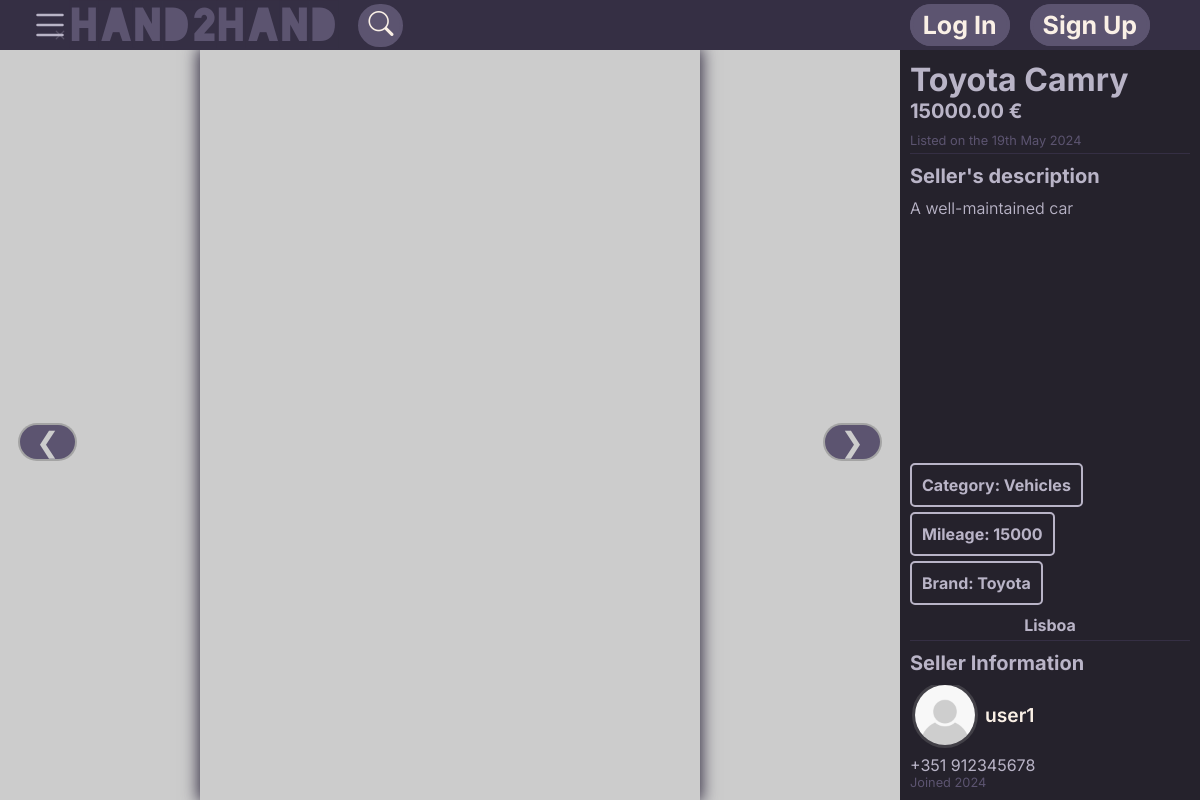
The app's page /pages/item.php?id=1 with its own data.
### tables this page shows
CREATE TABLE Images (
    image_id INTEGER PRIMARY KEY,
    item_id INTEGER NOT NULL,
    image_url TEXT,
    FOREIGN KEY (item_id) REFERENCES Items(item_id) ON DELETE CASCADE
);

CREATE TABLE Items (
    item_id INTEGER PRIMARY KEY,
    seller_id INTEGER NOT NULL,
    category_id INTEGER NOT NULL,
    title TEXT NOT NULL,
    description TEXT,
    price REAL,
    condition TEXT,
    currency TEXT DEFAULT 'EUR',
    cellphone TEXT,
    location TEXT,
    publish_date DATETIME DEFAULT CURRENT_TIMESTAMP,
    FOREIGN KEY (seller_id) REFERENCES Users(user_id) ON DELETE CASCADE,
    FOREIGN KEY (category_id) REFERENCES Categories(category_id) ON DELETE CASCADE
);

CREATE TABLE Categories (
    category_id INTEGER PRIMARY KEY,
    name TEXT NOT NULL UNIQUE
);

CREATE TABLE Attributes (
    attribute_id INTEGER PRIMARY KEY,
    category_id INTEGER NOT NULL,
    name TEXT NOT NULL,
    data_type TEXT NOT NULL,
    FOREIGN KEY (category_id) REFERENCES Categories(category_id) ON DELETE CASCADE
);

CREATE TABLE Users (
    user_id INTEGER PRIMARY KEY,
    username TEXT NOT NULL UNIQUE,
    email TEXT NOT NULL UNIQUE,
    admin INTEGER DEFAULT 0,
    join_date DATETIME DEFAULT CURRENT_TIMESTAMP,
    pfp_url TEXT DEFAULT '../images/userdefault.jpg',
    password TEXT NOT NULL
);

### php/data_fetch.php (called while the page is built, shortened)
<?php
function fetchAllImages(PDO $db, $item_id) {
    $stmt = $db->prepare("SELECT image_url FROM Images WHERE item_id = :item_id");
    $stmt->bindParam(':item_id', $item_id);
    $stmt->execute();
    $images = $stmt->fetchAll();
    return $images;
}
function fetchItem(PDO $db, $item_id) {
    $stmt = $db->prepare("SELECT * FROM Items WHERE item_id = :id");
    $stmt->bindParam(":id",$item_id);
    $stmt->execute();
    $item = $stmt->fetch();
    return $item;
}
function fetchSeller(PDO $db, $seller_id) {
    $stmt = $db->prepare("SELECT * FROM Users WHERE user_id = :id");
    $stmt->bindParam(":id",$seller_id);
    $stmt->execute();
    $seller = $stmt->fetch();
    return $seller;
}
function fetchPFP(PDO $db, $user_id) {
    $stmt = $db->prepare("SELECT pfp_url FROM Users WHERE user_id = :id");
    $stmt->bindParam(":id",$user_id);
    $stmt->execute();
    $pfp_url = $stmt->fetchColumn();
    return $pfp_url;
}
function formatPrice($price,$currency) {
    $price = number_format($price,2,".","");
    switch ($currency) {
        case 'EUR':
            $formattedPrice = $price . ' €';
            break;
    }
    return $formattedPrice;
}
function fetchAttributes(PDO $db, $item_id) {
    $itemAttributes = [];
    $stmt = $db->prepare('SELECT i.item_id as id,ia.attribute_id as attribute,ia.value as value FROM Items i Join ItemAttributes ia ON i.item_id = ia.item_id WHERE i.item_id = :item_id');
    $stmt->bindParam(':item_id', $item_id);
    $stmt->execute();
    $results = $stmt->fetchAll();
    foreach ($results as $row) {
        $itemAttributes[$row['attribute']] = $row['value'];
    }
    return $itemAttributes;
}
function getAttributeName(PDO $db, $attribute_id) {
    $stmt = $db->prepare('SELECT name FROM Attributes WHERE attribute_id = :attribute_id');
    $stmt->bindParam(':attribute_id', $attribute_id);
    $stmt->execute();
    $name = $stmt->fetch();
    return $name['name'];
}
function getCategoryName(PDO $db, $category_id) {
    $stmt = $db->prepare('SELECT name FROM Categories WHERE category_id = :category_id');
    $stmt->bindParam(':category_id', $category_id);
    $stmt->execute();
    $name = $stmt->fetch();
    return $name['name'];
}
?>

### pages/item.php (the view, shortened to what this page needs)
<?php
$db = new PDO("sqlite:../database.db");
require_once(__DIR__ . '/../php/navbar.tpl.php');
require_once(__DIR__ . '/../php/data_fetch.php');
$item = fetchItem($db, $_GET['id']);
$seller = fetchSeller($db, $item['seller_id']);
$images = fetchAllImages($db, $item['item_id']);
$timestamp = strtotime($item['publish_date']);
$formattedPrice = formatPrice($item['price'], $item['currency']);
?>
<!DOCTYPE html>
<html lang="en">
<head>
    <link rel="stylesheet" href="../css/item-style.css">
    <link rel="stylesheet" href="../css/navbar-style.css">
    <link rel="stylesheet" href="https://cdn.jsdelivr.net/npm/bootstrap-icons@1.3.0/font/bootstrap-icons.css">
</head>
<body>
<main>
    <div id="container1">
        <div id="img-slider">
            <?php
            foreach ($images as $image) {
                echo "<div class='img-container'>
                        <img class='background' src='" . htmlspecialchars($image['image_url']) . "'>
                        <img class='slide' src=" . htmlspecialchars($image['image_url']) . ">
                    </div>";
            };
            ?>
            <a class="prev-button" onclick="moveSlides(-1)">&#10094;</a>
            <a class="next-button" onclick="moveSlides(1)">&#10095;</a>
        </div>
    </div>
    <div id="container2">
        <div id="ad-header">
            <div class="title-box">
                <h1 class="title"><?php echo htmlspecialchars($item['title']); ?></h1>
            </div>
            <h2><?php echo htmlspecialchars($formattedPrice); ?></h2>
            <p class="small-text">Listed on the <?php echo date('jS M Y', htmlspecialchars($timestamp)); ?></p>
        </div>
        <div id="description-box">
            <h2>Seller's description</h2>
            <div id="description-scroll">
                <p class="description"><?php echo htmlspecialchars($item['description']); ?></p>
                <div class="attributes">
                <?php
                $attributes = fetchAttributes($db, $item['item_id']);
                $category = getCategoryName($db, $item['category_id']);
                ?>
                <p class="attribute">Category: <?=$category?></p>
                <?php foreach ($attributes as $id => $value) { ?>
                    <p class="attribute"><?=getAttributeName($db,$id)?>: <?=$value?></p>
                <?php } ?>
                </div>
            </div>
            <p class="location"><?php echo htmlspecialchars($item['location']); ?></p>
        </div>
        <div id="seller">
            <h2>Seller Information</h2>
            <div class="user-box">
                    <img id="profile-picture" src="<?php echo htmlspecialchars(fetchPFP($db, $seller['user_id'])); ?>">
                    <a id="seller-name" href="profile.php?user=<?=htmlspecialchars($seller['user_id'])?>"><?php echo htmlspecialchars($seller['username']); ?></a>
            </div>
            <?php if ($item['cellphone'] !== '') { ?>
            <p class="cellphone"><?=htmlspecialchars($item['cellphone'])?></p>
            <?php } ?>
            <p class="small-text">Joined <?php echo date('Y', strtotime(htmlspecialchars($seller['join_date']))) ?></p>
        </div>
    </div>
</main>
</body>
</html>

### css/item-style.css (style rules this page uses)
:root { --primary-color: #352F44; --secondary-color: #5C5470; --hyperlink-color: #FAF0E6; --primary-dark: #25222C; --accent-gray: #B9B4C7; --transparent: rgba(255,255,255,0) }
main { display: grid; grid-template-columns: 3fr 1fr; grid-template-rows: 1fr; height: calc(100vh - 50px); }
#container1 { grid-column: 1/2; grid-row: 1/2; height: 100%; }
#img-slider { position: relative; width: 100%; height: 100%; overflow: hidden; }
.img-container { position: absolute; width: 100%; height: 100%; transition: all 0.3s ease-in-out; overflow: hidden; }
.slide { position: absolute; top: 50%; left: 50%; transform: translate(-50%, -50%); box-shadow: 0px 0px 15px 2px #352F44; }
.prev-button,.next-button { user-select: none; color: hsl(0, 0%, 80%); z-index: 1; top: 50%; position: absolute; cursor: pointer; font-size: 28px; padding-left:1rem; padding-right:1rem; background-color: var(--secondary-color); box-shadow: 0px 0px 0px 2px rgba(45, 45, 45, 0.25); border-radius: 999px; }
.prev-button { margin-left: 20px; }
.next-button { right: 0; margin-right: 20px; }
#container2 { display: flex; flex-direction: column; box-sizing: border-box; width: 100%; height: 100%; padding: 10px; background-color: var(--primary-dark); }
#ad-header,#description-box { margin-bottom: 10px; padding-bottom: 5px; border-bottom: 1px solid var(--primary-color); }
.title-box { display: flex; justify-content: space-between; }
.title { color: var(--accent-gray); margin: 0; }
h2 { color: var(--accent-gray); font-size: 20px; margin: 0; margin-bottom: 10px; }
#description-box { display: flex; flex-direction: column; flex-grow: 1; }
#description-scroll { height: 100%; display: flex; flex-direction: column; overflow: scroll; flex-grow: 1; height: 0px; margin-bottom: 10px; }
.description { font-weight: 350; margin-bottom: 15px; flex-grow: 1; }
.attributes { display: flex; flex-wrap: wrap; gap:5px }
.attribute { border: 2px solid var(--accent-gray); border-radius: 5px; padding: 10px; text-wrap: nowrap; font-weight: bold; }
p { color: var(--accent-gray); margin: 0; }
.location { font-weight: bold; align-self: center; justify-self: end; }
.small-text { font-size: 0.8rem; color: var(--secondary-color); }
.user-box { display: flex; max-width: 100%; width: 100%; box-sizing: border-box; overflow: hidden; text-overflow: ellipsis; white-space: nowrap; align-items: center; padding-left: 5px; padding-right: 5px; padding-bottom: 10px; gap: 10px; }
#profile-picture { width: 60px; height: 60px; border-radius: 999px; object-fit: cover; box-shadow: 0px 0px 0px 3px rgba(150, 150, 150, 0.25); }
#seller-name { color: var(--hyperlink-color); font-size: 1.2rem; font-weight: 600; }

### css/navbar-style.css (style rules this page uses)
:root { --primary-color: #352F44; --primary-dark: #25222C; --secondary-color: #5C5470; --hyperlink-color: #FAF0E6; --accent-gray: #B9B4C7; --light-gray: #EEEEEE; --transparent: rgba(255,255,255,0) }
body { box-sizing: border-box; min-height: 100vh; padding-top:50px; font-family: Inter; margin: 0; background-color: var(--accent-gray); }
li,a { font-style: normal; text-decoration: none; list-style-type: none; }

### records on screen
items: title "Toyota Camry", formattedPrice "15000.00 €", publish_date "19th May 2024", description "A well-maintained car", category.name "Vehicles", location "Lisboa", cellphone "+351 912345678"
attributes: name "Mileage", value "15000"
attributes: name "Brand", value "Toyota"
users: user_id+pfp_url (placeholder picture), username "user1", join_date "2024"
